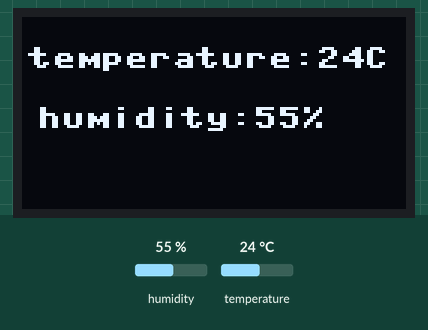
This program was run on a simulated Raspberry Pi Pico running MicroPython. Parts: 128×64 one-colour display. Inputs (shaded band) come from the test bench; at power-on: humidity 55 %, temperature 24 °C.

Above: at 3.8 s.
3.9 s: humidity set to 22 %
At 6.9 s:
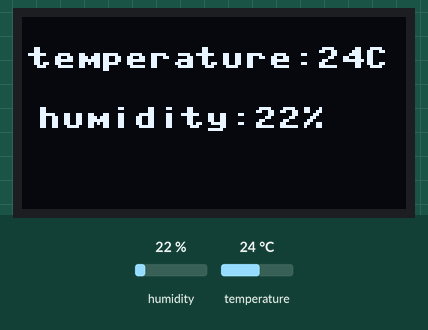
11.0 s: temperature set to 12 °C
At 14.4 s:
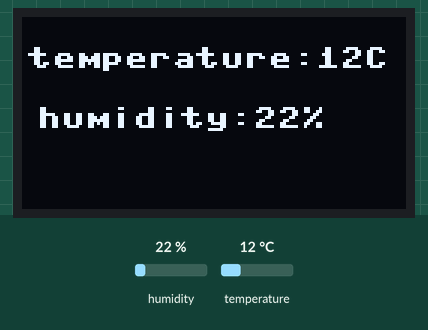
17.6 s: humidity set to 40 %
At 20.7 s:
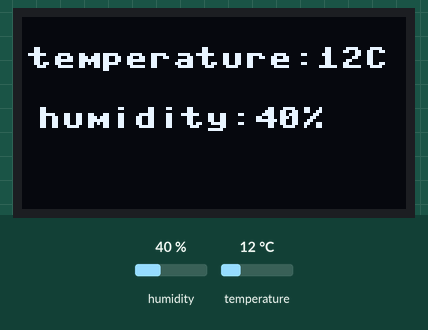
24.1 s: temperature set to 19 °C
Timing chart, 0 to 27.1 s (numbered marks = the images above; inputs shaded):
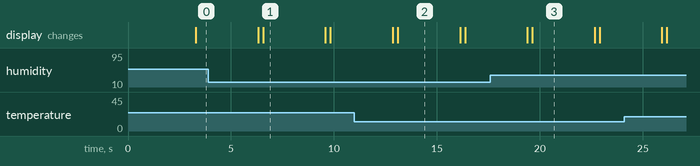

Measured:
- after the input at 3.9 s, the display: first differs from a run without the input after 2.7 s (image 1)
- after the input at 11.0 s, the display: first differs from a run without the input after 2.1 s (image 2)
- after the input at 17.6 s, the display: first differs from a run without the input after 2.0 s (image 3)
- what the display in image 1 shows lasts 3.0 s, from 6.6 s to 9.6 s

The program:

Project1.py
```python
# project 1
# 利用温湿度传感器获取温湿度数据
# 使用oled进行展示

from machine import Pin,I2C
from DHT22 import DHT22
from ssd1306 import SSD1306_I2C
import utime
# oled控制
i2c = I2C(0,scl=Pin(1),sda=Pin(0),freq=400000)
oled = SSD1306_I2C(128,64,i2c)
# 温湿度控制
dht_data = Pin(2,Pin.IN,Pin.PULL_UP)
dht_sensor=DHT22(dht_data,dht11=True)
while True:
    utime.sleep(3)
    oled.fill(0)
    oled.show()
    T,H = dht_sensor.read()
    oled.text("temperature:{}C".format(T),2,10,1)
    oled.text("humidity:{}%".format(H),5,30,1)
    oled.show()
```
